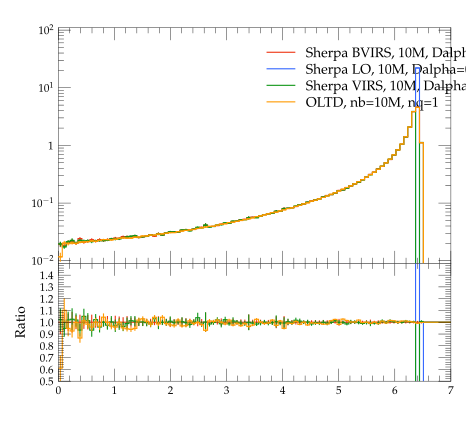

Python code for this plot:
#! /usr/bin/env python

# This Python script was auto-generated using YODA v2.0.0.
# Analysis object: /evtb/inc_jb_e
# Timestamp: 15-04-2024 (14:31:35)

import matplotlib as mpl
import matplotlib.pyplot as plt
mpl.use('Agg') # comment out for interactive use
import os
import numpy as np

plotDir = os.path.split(os.path.realpath(__file__))[0]
if 'YODA_USER_PLOT_PATH' in globals():
    plot_outdir = globals()['YODA_USER_PLOT_PATH']
else:
    plot_outdir = plotDir

#plot style
plt.style.use(os.path.join(plotDir, '../default.mplstyle'))
# plot metadata
figW, figH = plt.rcParams['figure.figsize']
ax_xLabel = r''
ax_yLabel = r''
ax_title  = r''
ax_xScale = 'linear'
ax_yScale = 'log'
xLims = (0.0, 7.0)
yLims = (0.009000000000000001, 110.00000000000001)

# TeX-friendly labels for the legend
labels = [ r"Sherpa BVIRS, 10M, Dalpha=0.01", r"Sherpa LO, 10M, Dalpha=0.01", r"Sherpa VIRS, 10M, Dalpha=0.01", r"OLTD, nb=10M, nq=1" ]

# Create figure and axis objects
fig, (ax, ratio0_ax) = plt.subplots(2, 1, sharex=True,
                  figsize=(figW,figH), gridspec_kw={'height_ratios': (2, 1)})
ratio0_ax.yaxis.set_major_locator(mpl.ticker.MultipleLocator(0.1))
ratio0_ax.set_ylim(0.5, 1.4999)
ratio0_ax.set_ylabel('Ratio')

# LineColor map: curve index -> color
linecolors = {0: '#EE3311', 1: '#3366FF', 2: '#109618', 3: '#FF9900'}
# the numerical data is stored in a separate file
dataf = dict()
prefix = os.path.split(__file__)[0]
if prefix:    prefix = prefix + '/'
exec(open(prefix+'inc_jb_e__data.py').read(), dataf)


legend_handles = [] # keep track of handles for the legend

# style options for curves
# starts at zorder>=5 to draw curve on top of legend
styles = {
  'curve0': {
    'color' : linecolors[0],
    'linestyle' : '-',
    'marker' : 'o',
    'zorder' : 5,
    'histstyle' : True,
  },
  'curve1': {
    'color' : linecolors[1],
    'linestyle' : '-',
    'marker' : 'o',
    'zorder' : 6,
    'histstyle' : True,
  },
  'curve2': {
    'color' : linecolors[2],
    'linestyle' : '-',
    'marker' : 'o',
    'zorder' : 7,
    'histstyle' : True,
  },
  'curve3': {
    'color' : linecolors[3],
    'linestyle' : '-',
    'marker' : 'o',
    'zorder' : 8,
    'histstyle' : True,
  },
}
# curve from input yoda files in main panel
for label in dataf['yvals'].keys():
    if all(np.isnan(v) for v in dataf['yvals'][label]):
        continue
    tmp = None
    if styles[label]['histstyle']: # draw as histogram
        tmp, = ax.plot(dataf['xedges'], dataf['yedges'][label],
                       color=styles[label]['color'],
                       linestyle=styles[label]['linestyle'],
                       drawstyle='steps-pre', solid_joinstyle='miter',
                       zorder=styles[label]['zorder'], label=label)
        ax.errorbar(dataf['xpoints'], dataf['yvals'][label], color=styles[label]['color'],
                    xerr=dataf['xerrs'], yerr=[dataf['ydowns'][label], dataf['yups'][label]],
                    linestyle='none', zorder=styles[label]['zorder'])
    else: # draw as scatter
        tmp = ax.errorbar(dataf['xpoints'], dataf['yvals'][label],
                          xerr=dataf['xerrs'],
                          yerr=[ dataf['ydowns'][label],
                          dataf['yups'][label] ],
                          fmt=styles[label]['marker'],
                          ecolor=styles[label]['color'],
                          color=styles[label]['color'], zorder=2)
        tmp[-1][0].set_linestyle(styles[label]['linestyle'])
    legend_handles += [tmp]
    for varLabel in dataf['variation_yvals'].keys():
        if varLabel.startswith(label):
            tmp, = ax.plot(dataf['xedges'], dataf['variation_yvals'][varLabel],
                           color=styles[label]['color'],
                           linestyle=styles[label]['linestyle'],
                           drawstyle='steps-pre', solid_joinstyle='miter',
                           zorder=styles[label]['zorder'], alpha=0.5)


# plots on ratio panel
# curve from input yoda files in ratio panel
for label, yvals in dataf['ratio0_yvals'].items():
    if all(np.isnan(v) for v in yvals):
        continue
    if styles[label]['histstyle']: # plot as histogram
        ratio0_ax.plot(dataf['xedges'], yvals,
                       color=styles[label]['color'],
                       linestyle=styles[label]['linestyle'],
                       drawstyle='steps-pre', zorder=1,
                       solid_joinstyle='miter')
        ratio0_ax.vlines(dataf['xpoints'],
                         dataf['ratio0_ymin'][label],
                         dataf['ratio0_ymax'][label],
                         color=styles[label]['color'], zorder=1)
    else: # plot as scatter
        tmp = ratio0_ax.errorbar(dataf['xpoints'],
                                 yvals, xerr=dataf['xerrs'],
                                 yerr=dataf['ratio0_yerrs'][label],
                                 fmt=styles[label]['marker'],
                                 ecolor=styles[label]['color'],
                                 color=styles[label]['color'])
        tmp[-1][0].set_linestyle(styles[label]['linestyle'])

    for varlabel in dataf['ratio0_variation_vals'].keys():
        if varlabel.startswith(label):
            ratio0_ax.plot(dataf['xedges'],
                            dataf['ratio0_variation_vals'][varlabel],
                            color=styles[label]['color'],
                            linestyle=styles[label]['linestyle'],
                            drawstyle='steps-pre', solid_joinstyle='miter',
                            zorder=1, alpha=0.5)

legend_pos = (0.5, 0.97)
ax.legend(legend_handles, labels, loc='upper left', bbox_to_anchor=legend_pos)

# set plot metadata as defined above
ratio0_ax.set_xlabel(ax_xLabel)
ratio0_ax.xaxis.set_label_coords(1., -.15)
ax.set_ylabel(ax_yLabel, loc='top')
ax.set_title(ax_title, loc='left')
ax.set_xscale(ax_xScale)
ax.set_yscale(ax_yScale)
ax.set_xlim(xLims)
ax.set_ylim(yLims)

# tick formatting
plt.rcParams['xtick.top'] = True
plt.rcParams['ytick.right'] = True
ax.yaxis.set_major_locator(mpl.ticker.LogLocator(base=10.0, numticks=np.inf))
ax.yaxis.set_minor_locator(mpl.ticker.LogLocator(
                           base=10.0, subs=np.arange(0.1, 1, 0.1), numticks=np.inf))
fig.align_ylabels((ax, ratio0_ax))
plt.savefig(os.path.join(plot_outdir, 'inc_jb_e.pdf'), format='PDF')
plt.savefig(os.path.join(plot_outdir, 'inc_jb_e.png'), format='PNG')

plt.close(fig)
